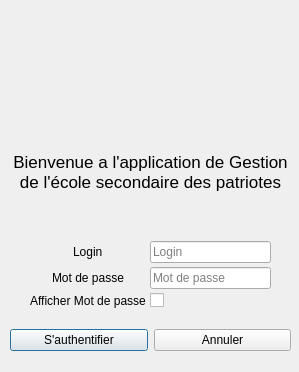
<?xml version="1.0" encoding="UTF-8"?>
<ui version="4.0">
 <class>Autentification</class>
 <widget class="QDialog" name="Autentification">
  <property name="geometry">
   <rect>
    <x>0</x>
    <y>0</y>
    <width>299</width>
    <height>372</height>
   </rect>
  </property>
  <property name="windowTitle">
   <string>Authentification</string>
  </property>
  <property name="windowIcon">
   <iconset resource="logo.qrc">
    <normaloff>:/images/logo.png</normaloff>:/images/logo.png</iconset>
  </property>
  <widget class="QWidget" name="verticalLayoutWidget">
   <property name="geometry">
    <rect>
     <x>10</x>
     <y>20</y>
     <width>281</width>
     <height>331</height>
    </rect>
   </property>
   <layout class="QVBoxLayout" name="verticalLayout">
    <item>
     <widget class="QLabel" name="label_2">
      <property name="text">
       <string/>
      </property>
      <property name="pixmap">
       <pixmap resource="logo.qrc">:/images/logo.png</pixmap>
      </property>
      <property name="alignment">
       <set>Qt::AlignCenter</set>
      </property>
     </widget>
    </item>
    <item>
     <widget class="QLabel" name="label">
      <property name="font">
       <font>
        <pointsize>13</pointsize>
       </font>
      </property>
      <property name="text">
       <string>Bienvenue a l'application de Gestion de l'école secondaire des patriotes</string>
      </property>
      <property name="textFormat">
       <enum>Qt::AutoText</enum>
      </property>
      <property name="alignment">
       <set>Qt::AlignCenter</set>
      </property>
      <property name="wordWrap">
       <bool>true</bool>
      </property>
     </widget>
    </item>
    <item>
     <layout class="QFormLayout" name="formLayout">
      <property name="labelAlignment">
       <set>Qt::AlignCenter</set>
      </property>
      <property name="formAlignment">
       <set>Qt::AlignCenter</set>
      </property>
      <property name="horizontalSpacing">
       <number>4</number>
      </property>
      <property name="verticalSpacing">
       <number>4</number>
      </property>
      <property name="leftMargin">
       <number>20</number>
      </property>
      <property name="rightMargin">
       <number>20</number>
      </property>
      <item row="0" column="0">
       <widget class="QLabel" name="loginLabel">
        <property name="text">
         <string>Login</string>
        </property>
       </widget>
      </item>
      <item row="0" column="1">
       <widget class="QLineEdit" name="loginLineEdit">
        <property name="inputMask">
         <string/>
        </property>
        <property name="text">
         <string/>
        </property>
        <property name="cursorPosition">
         <number>0</number>
        </property>
        <property name="placeholderText">
         <string>Login</string>
        </property>
       </widget>
      </item>
      <item row="1" column="0">
       <widget class="QLabel" name="motDePasseLabel">
        <property name="text">
         <string>Mot de passe</string>
        </property>
       </widget>
      </item>
      <item row="1" column="1">
       <widget class="QLineEdit" name="motDePasseLineEdit">
        <property name="text">
         <string/>
        </property>
        <property name="echoMode">
         <enum>QLineEdit::Password</enum>
        </property>
        <property name="placeholderText">
         <string>Mot de passe</string>
        </property>
       </widget>
      </item>
      <item row="2" column="0">
       <widget class="QLabel" name="afficherMotDePasseLabel">
        <property name="text">
         <string>Afficher Mot de passe</string>
        </property>
        <property name="alignment">
         <set>Qt::AlignCenter</set>
        </property>
       </widget>
      </item>
      <item row="2" column="1">
       <widget class="QCheckBox" name="afficherMotDePasseCheckBox">
        <property name="enabled">
         <bool>true</bool>
        </property>
        <property name="layoutDirection">
         <enum>Qt::LeftToRight</enum>
        </property>
        <property name="autoFillBackground">
         <bool>false</bool>
        </property>
        <property name="checked">
         <bool>false</bool>
        </property>
        <property name="tristate">
         <bool>false</bool>
        </property>
       </widget>
      </item>
     </layout>
    </item>
    <item>
     <layout class="QHBoxLayout" name="horizontalLayout">
      <item>
       <widget class="QPushButton" name="pushButton_2">
        <property name="cursor">
         <cursorShape>PointingHandCursor</cursorShape>
        </property>
        <property name="text">
         <string>S'authentifier</string>
        </property>
        <property name="icon">
         <iconset resource="logo.qrc">
          <normaloff>:/images/Key.png</normaloff>:/images/Key.png</iconset>
        </property>
        <property name="iconSize">
         <size>
          <width>24</width>
          <height>24</height>
         </size>
        </property>
        <property name="default">
         <bool>true</bool>
        </property>
        <property name="flat">
         <bool>false</bool>
        </property>
       </widget>
      </item>
      <item>
       <widget class="QPushButton" name="pushButton">
        <property name="cursor">
         <cursorShape>PointingHandCursor</cursorShape>
        </property>
        <property name="text">
         <string>Annuler</string>
        </property>
        <property name="icon">
         <iconset resource="logo.qrc">
          <normaloff>:/images/Cross.png</normaloff>:/images/Cross.png</iconset>
        </property>
        <property name="iconSize">
         <size>
          <width>24</width>
          <height>24</height>
         </size>
        </property>
       </widget>
      </item>
     </layout>
    </item>
   </layout>
  </widget>
 </widget>
 <resources>
  <include location="logo.qrc"/>
 </resources>
 <connections>
  <connection>
   <sender>pushButton</sender>
   <signal>clicked()</signal>
   <receiver>Autentification</receiver>
   <slot>close()</slot>
   <hints>
    <hint type="sourcelabel">
     <x>203</x>
     <y>314</y>
    </hint>
    <hint type="destinationlabel">
     <x>243</x>
     <y>348</y>
    </hint>
   </hints>
  </connection>
 </connections>
</ui>
